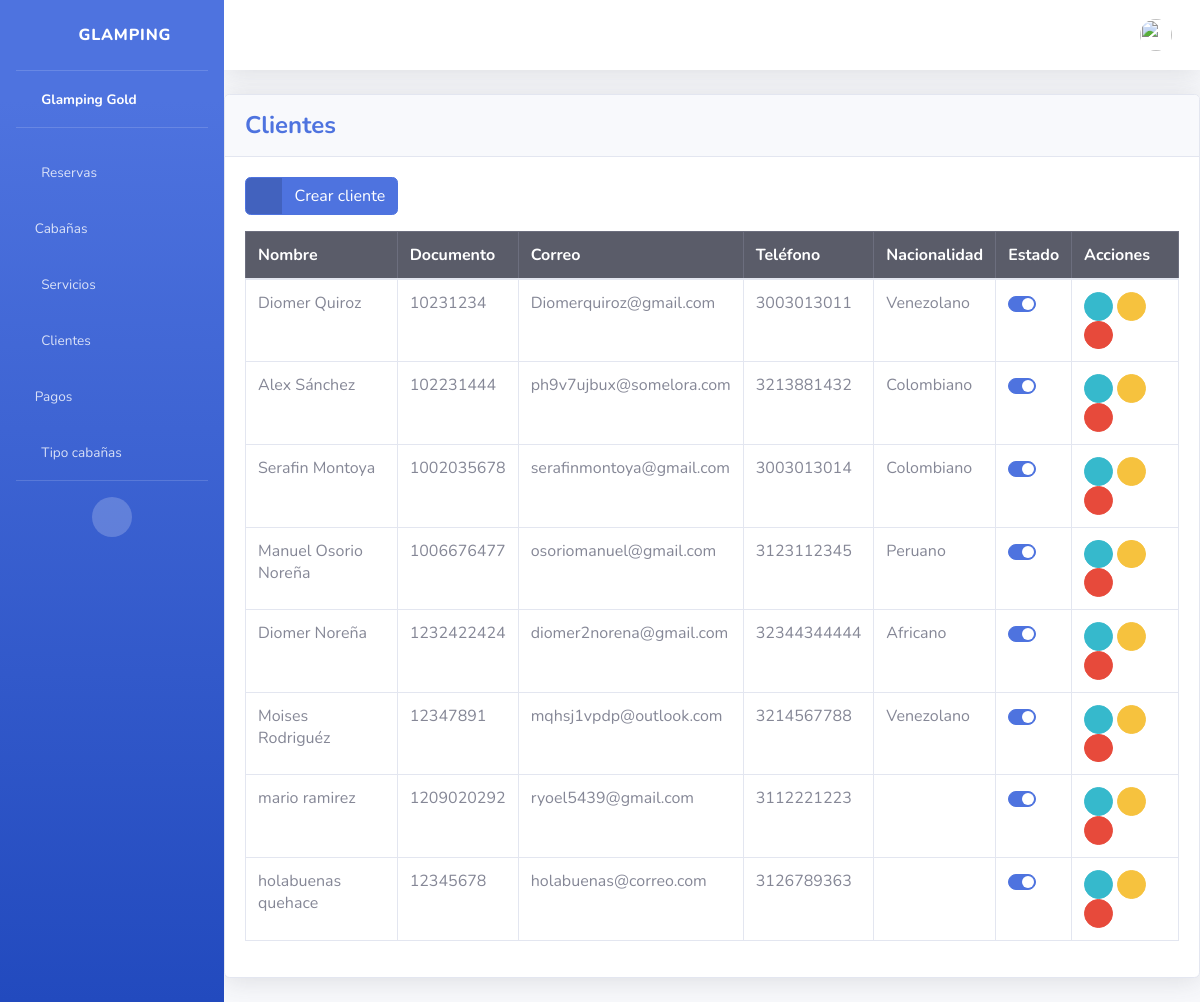
The app's page /clientes/ (signed in) with its own data.
### cliente/models.py (models this page shows, shortened)
class Cliente(models.Model):
    nombre = models.CharField(max_length=255)
    documento = models.IntegerField(unique=True)
    email = models.CharField(max_length=50, unique=True)
    telefone = models.IntegerField(unique=True)
    nacionalidad = models.CharField(max_length=255)
    status = models.BooleanField(default=True)

### cliente/views.py (the view)
# urls.py: path('clientes/', include('cliente.urls')),
@login_required
@user_passes_test(is_admin_or_staff)
def cliente(request):
    cliente_list = Cliente.objects.all()
    return render(request, 'cliente/index.html', {'cliente_list': cliente_list})

### cliente/views.py (called while the page is built)
def is_admin_or_staff(user):
    return user.is_authenticated and (user.is_staff or user.groups.filter(name='Administradores').exists())

### templates/cliente/index.html (shortened to what this page needs)
{% extends 'base.html' %}
{% block content %}
<div class="card shadow mb-4">
    <div class="card-header py-3">
        <h4 class="m-0 font-weight-bold text-primary">Clientes</h4>
    </div>
    <div class="card-body">
        <div class="table-responsive">
            <a href="{% url 'create_cliente' %}" class="btn btn-primary btn-icon-split mb-3">
                <span class="icon text-white-50">
                  <i class="fas fa-plus"></i>
              </span>
              <span class="text">Crear cliente</span>
            </a>
            <table class="table table-bordered" id="dataTable" width="100%" cellspacing="0">
                <thead class="table-dark">
                    <tr>
                        <th>Nombre</th>
                        <th>Documento</th>
                        <th>Correo</th>
                        <th>Teléfono</th>
                        <th>Nacionalidad</th>
                        <th>Estado</th>
                        <th>Acciones</th>
                    </tr>
                </thead>
                <tbody>
                    {% for cliente in cliente_list %}
                    <tr>
                    <td>{{ cliente.nombre }}</td>
                    <td>{{ cliente.documento }}</td>
                    <td>{{ cliente.email }}</td>
                    <td>{{ cliente.telefone }}</td>
                    <td>{{ cliente.nacionalidad }}</td>
                    <td>
                        <form action="{% url 'cliente_status' cliente.id %}" method="POST">
                            <div class="custom-control custom-switch">
                            </div>
                        </form>
                    </td>
                    <td>
                        <a href="" class="btn btn-info btn-circle btn-sm" data-bs-toggle="modal" data-bs-target="#modalId" data-cliente-id="{{ cliente.id }}">
                            <i class="fas fa-info-circle"></i>
                        </a>
                        <a href="{% url 'edit_cliente' cliente.id %}" class="btn btn-warning btn-circle btn-sm">
                            <i class="fas fa-edit"></i>
                        </a>
                        <a href="{% url 'delete_cliente' cliente.id %}" class="deleteBtn btn btn-danger btn-circle btn-sm">
                            <i class="fas fa-trash"></i>
                        </a>
                    </td>
                    </tr>
                    {% endfor %}
                </tbody>
            </table>
        </div>
    </div>
</div>
{%endblock%}

### records on screen
Cliente: nombre "Diomer Quiroz", documento "10231234", email "Diomerquiroz@gmail.com", telefone "3003013011", nacionalidad "Venezolano"
Cliente: nombre "Alex Sánchez", documento "102231444", email "ph9v7ujbux@somelora.com", telefone "3213881432", nacionalidad "Colombiano"
Cliente: nombre "Serafin Montoya", documento "1002035678", email "serafinmontoya@gmail.com", telefone "3003013014", nacionalidad "Colombiano"
Cliente: nombre "Manuel Osorio Noreña", documento "1006676477", email "osoriomanuel@gmail.com", telefone "3123112345", nacionalidad "Peruano"
Cliente: nombre "Diomer Noreña", documento "1232422424", email "diomer2norena@gmail.com", telefone "32344344444", nacionalidad "Africano"
Cliente: nombre "Moises Rodriguéz", documento "12347891", email "mqhsj1vpdp@outlook.com", telefone "3214567788", nacionalidad "Venezolano"
Cliente: nombre "mario ramirez", documento "1209020292", email "ryoel5439@gmail.com", telefone "3112221223"
Cliente: nombre "holabuenas quehace", documento "12345678", email "holabuenas@correo.com", telefone "3126789363"
